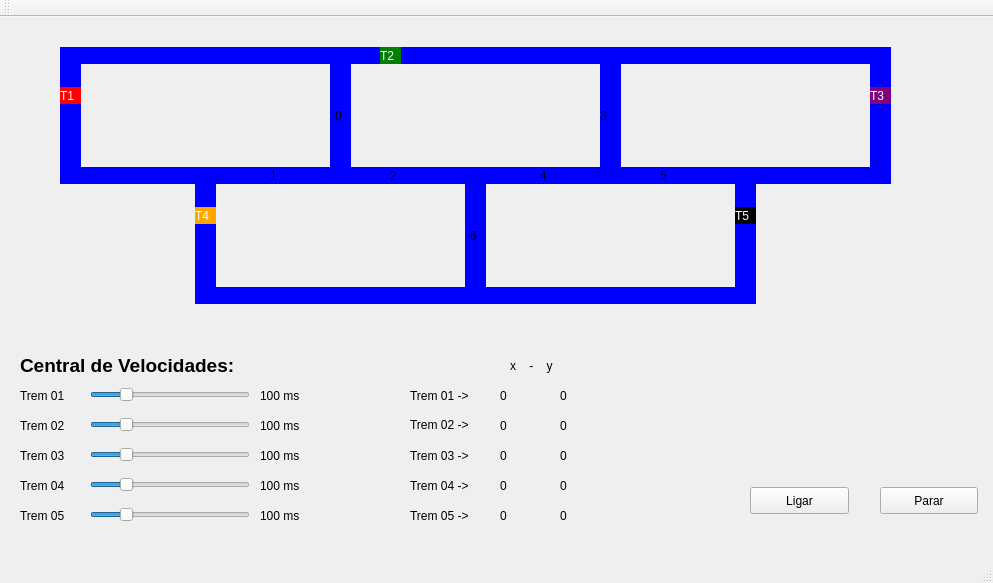
<?xml version="1.0" encoding="UTF-8"?>
<ui version="4.0">
 <class>MainWindow</class>
 <widget class="QMainWindow" name="MainWindow">
  <property name="geometry">
   <rect>
    <x>0</x>
    <y>0</y>
    <width>993</width>
    <height>583</height>
   </rect>
  </property>
  <property name="windowTitle">
   <string>MainWindow</string>
  </property>
  <widget class="QWidget" name="centralWidget">
   <widget class="QLabel" name="label_trem1">
    <property name="geometry">
     <rect>
      <x>60</x>
      <y>70</y>
      <width>21</width>
      <height>17</height>
     </rect>
    </property>
    <property name="styleSheet">
     <string notr="true">QLabel { background: red;color:white}</string>
    </property>
    <property name="text">
     <string>T1</string>
    </property>
   </widget>
   <widget class="QLabel" name="label_trilho1">
    <property name="geometry">
     <rect>
      <x>80</x>
      <y>30</y>
      <width>250</width>
      <height>17</height>
     </rect>
    </property>
    <property name="styleSheet">
     <string notr="true">QLabel { background: blue}</string>
    </property>
    <property name="text">
     <string/>
    </property>
   </widget>
   <widget class="QLabel" name="label_trilho2">
    <property name="geometry">
     <rect>
      <x>80</x>
      <y>150</y>
      <width>250</width>
      <height>17</height>
     </rect>
    </property>
    <property name="styleSheet">
     <string notr="true">QLabel { background: blue}</string>
    </property>
    <property name="text">
     <string/>
    </property>
   </widget>
   <widget class="QLabel" name="label_trilho3">
    <property name="geometry">
     <rect>
      <x>330</x>
      <y>30</y>
      <width>21</width>
      <height>137</height>
     </rect>
    </property>
    <property name="styleSheet">
     <string notr="true">QLabel { background: blue}</string>
    </property>
    <property name="text">
     <string/>
    </property>
   </widget>
   <widget class="QLabel" name="label_trilho4">
    <property name="geometry">
     <rect>
      <x>60</x>
      <y>30</y>
      <width>21</width>
      <height>137</height>
     </rect>
    </property>
    <property name="styleSheet">
     <string notr="true">QLabel { background: blue}</string>
    </property>
    <property name="text">
     <string/>
    </property>
   </widget>
   <widget class="QPushButton" name="pushButton">
    <property name="geometry">
     <rect>
      <x>750</x>
      <y>470</y>
      <width>99</width>
      <height>27</height>
     </rect>
    </property>
    <property name="text">
     <string>Ligar</string>
    </property>
   </widget>
   <widget class="QPushButton" name="pushButton_2">
    <property name="geometry">
     <rect>
      <x>880</x>
      <y>470</y>
      <width>98</width>
      <height>27</height>
     </rect>
    </property>
    <property name="text">
     <string>Parar</string>
    </property>
   </widget>
   <widget class="QLabel" name="label_trilho4_2">
    <property name="geometry">
     <rect>
      <x>600</x>
      <y>30</y>
      <width>21</width>
      <height>137</height>
     </rect>
    </property>
    <property name="styleSheet">
     <string notr="true">QLabel { background: blue}</string>
    </property>
    <property name="text">
     <string/>
    </property>
   </widget>
   <widget class="QLabel" name="label_trilho1_2">
    <property name="geometry">
     <rect>
      <x>350</x>
      <y>30</y>
      <width>250</width>
      <height>17</height>
     </rect>
    </property>
    <property name="styleSheet">
     <string notr="true">QLabel { background: blue}</string>
    </property>
    <property name="text">
     <string/>
    </property>
   </widget>
   <widget class="QLabel" name="label_trilho2_2">
    <property name="geometry">
     <rect>
      <x>350</x>
      <y>150</y>
      <width>250</width>
      <height>17</height>
     </rect>
    </property>
    <property name="styleSheet">
     <string notr="true">QLabel { background: blue}</string>
    </property>
    <property name="text">
     <string/>
    </property>
   </widget>
   <widget class="QLabel" name="label_trem2">
    <property name="geometry">
     <rect>
      <x>380</x>
      <y>30</y>
      <width>21</width>
      <height>17</height>
     </rect>
    </property>
    <property name="styleSheet">
     <string notr="true">QLabel { background: green;color:white}</string>
    </property>
    <property name="text">
     <string>T2</string>
    </property>
   </widget>
   <widget class="QSlider" name="velTrem01">
    <property name="geometry">
     <rect>
      <x>90</x>
      <y>370</y>
      <width>160</width>
      <height>16</height>
     </rect>
    </property>
    <property name="layoutDirection">
     <enum>Qt::LeftToRight</enum>
    </property>
    <property name="styleSheet">
     <string notr="true"/>
    </property>
    <property name="minimum">
     <number>0</number>
    </property>
    <property name="maximum">
     <number>100</number>
    </property>
    <property name="value">
     <number>20</number>
    </property>
    <property name="orientation">
     <enum>Qt::Horizontal</enum>
    </property>
    <property name="invertedAppearance">
     <bool>false</bool>
    </property>
    <property name="invertedControls">
     <bool>true</bool>
    </property>
   </widget>
   <widget class="QSlider" name="velTrem02">
    <property name="geometry">
     <rect>
      <x>90</x>
      <y>400</y>
      <width>160</width>
      <height>16</height>
     </rect>
    </property>
    <property name="layoutDirection">
     <enum>Qt::LeftToRight</enum>
    </property>
    <property name="maximum">
     <number>100</number>
    </property>
    <property name="value">
     <number>20</number>
    </property>
    <property name="orientation">
     <enum>Qt::Horizontal</enum>
    </property>
   </widget>
   <widget class="QLabel" name="velLabel01">
    <property name="geometry">
     <rect>
      <x>20</x>
      <y>370</y>
      <width>67</width>
      <height>17</height>
     </rect>
    </property>
    <property name="text">
     <string>Trem 01</string>
    </property>
   </widget>
   <widget class="QLabel" name="velLabel02">
    <property name="geometry">
     <rect>
      <x>20</x>
      <y>400</y>
      <width>67</width>
      <height>17</height>
     </rect>
    </property>
    <property name="text">
     <string>Trem 02</string>
    </property>
   </widget>
   <widget class="QLabel" name="central">
    <property name="geometry">
     <rect>
      <x>20</x>
      <y>340</y>
      <width>261</width>
      <height>17</height>
     </rect>
    </property>
    <property name="font">
     <font>
      <pointsize>14</pointsize>
      <weight>75</weight>
      <bold>true</bold>
     </font>
    </property>
    <property name="text">
     <string>Central de Velocidades:</string>
    </property>
   </widget>
   <widget class="QLabel" name="vel01">
    <property name="geometry">
     <rect>
      <x>260</x>
      <y>370</y>
      <width>81</width>
      <height>17</height>
     </rect>
    </property>
    <property name="text">
     <string>100 ms</string>
    </property>
   </widget>
   <widget class="QLabel" name="vel02">
    <property name="geometry">
     <rect>
      <x>260</x>
      <y>400</y>
      <width>71</width>
      <height>17</height>
     </rect>
    </property>
    <property name="text">
     <string>100 ms</string>
    </property>
   </widget>
   <widget class="QLabel" name="label_trilho4_3">
    <property name="geometry">
     <rect>
      <x>195</x>
      <y>166</y>
      <width>21</width>
      <height>121</height>
     </rect>
    </property>
    <property name="styleSheet">
     <string notr="true">QLabel { background: blue}</string>
    </property>
    <property name="text">
     <string/>
    </property>
   </widget>
   <widget class="QLabel" name="label_trilho2_3">
    <property name="geometry">
     <rect>
      <x>215</x>
      <y>270</y>
      <width>250</width>
      <height>17</height>
     </rect>
    </property>
    <property name="styleSheet">
     <string notr="true">QLabel { background: blue}</string>
    </property>
    <property name="text">
     <string/>
    </property>
   </widget>
   <widget class="QLabel" name="label_trilho4_4">
    <property name="geometry">
     <rect>
      <x>465</x>
      <y>166</y>
      <width>21</width>
      <height>121</height>
     </rect>
    </property>
    <property name="styleSheet">
     <string notr="true">QLabel { background: blue}</string>
    </property>
    <property name="text">
     <string/>
    </property>
   </widget>
   <widget class="QLabel" name="vel04">
    <property name="geometry">
     <rect>
      <x>260</x>
      <y>460</y>
      <width>71</width>
      <height>17</height>
     </rect>
    </property>
    <property name="text">
     <string>100 ms</string>
    </property>
   </widget>
   <widget class="QSlider" name="velTrem04">
    <property name="geometry">
     <rect>
      <x>90</x>
      <y>460</y>
      <width>160</width>
      <height>16</height>
     </rect>
    </property>
    <property name="layoutDirection">
     <enum>Qt::LeftToRight</enum>
    </property>
    <property name="maximum">
     <number>100</number>
    </property>
    <property name="value">
     <number>20</number>
    </property>
    <property name="orientation">
     <enum>Qt::Horizontal</enum>
    </property>
   </widget>
   <widget class="QLabel" name="velLabel04">
    <property name="geometry">
     <rect>
      <x>20</x>
      <y>460</y>
      <width>67</width>
      <height>17</height>
     </rect>
    </property>
    <property name="text">
     <string>Trem 04</string>
    </property>
   </widget>
   <widget class="QLabel" name="label_trem4">
    <property name="geometry">
     <rect>
      <x>195</x>
      <y>190</y>
      <width>21</width>
      <height>17</height>
     </rect>
    </property>
    <property name="styleSheet">
     <string notr="true">QLabel { background: orange;color:white}</string>
    </property>
    <property name="text">
     <string>T4</string>
    </property>
   </widget>
   <widget class="QLabel" name="label">
    <property name="geometry">
     <rect>
      <x>335</x>
      <y>90</y>
      <width>16</width>
      <height>17</height>
     </rect>
    </property>
    <property name="text">
     <string>0</string>
    </property>
   </widget>
   <widget class="QLabel" name="label_2">
    <property name="geometry">
     <rect>
      <x>270</x>
      <y>150</y>
      <width>16</width>
      <height>17</height>
     </rect>
    </property>
    <property name="text">
     <string>1</string>
    </property>
   </widget>
   <widget class="QLabel" name="label_3">
    <property name="geometry">
     <rect>
      <x>390</x>
      <y>150</y>
      <width>16</width>
      <height>17</height>
     </rect>
    </property>
    <property name="text">
     <string>2</string>
    </property>
   </widget>
   <widget class="QLabel" name="label_4">
    <property name="geometry">
     <rect>
      <x>510</x>
      <y>340</y>
      <width>67</width>
      <height>17</height>
     </rect>
    </property>
    <property name="text">
     <string>x    -    y</string>
    </property>
   </widget>
   <widget class="QLabel" name="velLabel04_2">
    <property name="geometry">
     <rect>
      <x>410</x>
      <y>460</y>
      <width>81</width>
      <height>17</height>
     </rect>
    </property>
    <property name="text">
     <string>Trem 04 -&gt; </string>
    </property>
   </widget>
   <widget class="QLabel" name="velLabel01_2">
    <property name="geometry">
     <rect>
      <x>410</x>
      <y>370</y>
      <width>81</width>
      <height>17</height>
     </rect>
    </property>
    <property name="text">
     <string>Trem 01 -&gt;</string>
    </property>
   </widget>
   <widget class="QLabel" name="velLabel02_2">
    <property name="geometry">
     <rect>
      <x>410</x>
      <y>400</y>
      <width>81</width>
      <height>16</height>
     </rect>
    </property>
    <property name="text">
     <string>Trem 02 -&gt;</string>
    </property>
   </widget>
   <widget class="QLabel" name="trem1x">
    <property name="geometry">
     <rect>
      <x>500</x>
      <y>370</y>
      <width>31</width>
      <height>17</height>
     </rect>
    </property>
    <property name="text">
     <string>0</string>
    </property>
   </widget>
   <widget class="QLabel" name="trem1y">
    <property name="geometry">
     <rect>
      <x>560</x>
      <y>370</y>
      <width>41</width>
      <height>17</height>
     </rect>
    </property>
    <property name="text">
     <string>0</string>
    </property>
   </widget>
   <widget class="QLabel" name="trem2y">
    <property name="geometry">
     <rect>
      <x>560</x>
      <y>400</y>
      <width>51</width>
      <height>17</height>
     </rect>
    </property>
    <property name="text">
     <string>0</string>
    </property>
   </widget>
   <widget class="QLabel" name="trem2x">
    <property name="geometry">
     <rect>
      <x>500</x>
      <y>400</y>
      <width>41</width>
      <height>17</height>
     </rect>
    </property>
    <property name="text">
     <string>0</string>
    </property>
   </widget>
   <widget class="QLabel" name="trem4y">
    <property name="geometry">
     <rect>
      <x>560</x>
      <y>460</y>
      <width>51</width>
      <height>17</height>
     </rect>
    </property>
    <property name="text">
     <string>0</string>
    </property>
   </widget>
   <widget class="QLabel" name="trem4x">
    <property name="geometry">
     <rect>
      <x>500</x>
      <y>460</y>
      <width>41</width>
      <height>17</height>
     </rect>
    </property>
    <property name="text">
     <string>0</string>
    </property>
   </widget>
   <widget class="QLabel" name="label_trilho1_3">
    <property name="geometry">
     <rect>
      <x>620</x>
      <y>30</y>
      <width>250</width>
      <height>17</height>
     </rect>
    </property>
    <property name="styleSheet">
     <string notr="true">QLabel { background: blue}</string>
    </property>
    <property name="text">
     <string/>
    </property>
   </widget>
   <widget class="QLabel" name="label_trilho2_4">
    <property name="geometry">
     <rect>
      <x>620</x>
      <y>150</y>
      <width>250</width>
      <height>17</height>
     </rect>
    </property>
    <property name="styleSheet">
     <string notr="true">QLabel { background: blue}</string>
    </property>
    <property name="text">
     <string/>
    </property>
   </widget>
   <widget class="QLabel" name="label_trilho4_5">
    <property name="geometry">
     <rect>
      <x>870</x>
      <y>30</y>
      <width>21</width>
      <height>137</height>
     </rect>
    </property>
    <property name="styleSheet">
     <string notr="true">QLabel { background: blue}</string>
    </property>
    <property name="text">
     <string/>
    </property>
   </widget>
   <widget class="QLabel" name="label_trem3">
    <property name="geometry">
     <rect>
      <x>870</x>
      <y>70</y>
      <width>21</width>
      <height>17</height>
     </rect>
    </property>
    <property name="styleSheet">
     <string notr="true">QLabel { background: purple;color:white}</string>
    </property>
    <property name="text">
     <string>T3</string>
    </property>
   </widget>
   <widget class="QLabel" name="label_5">
    <property name="geometry">
     <rect>
      <x>600</x>
      <y>90</y>
      <width>16</width>
      <height>17</height>
     </rect>
    </property>
    <property name="text">
     <string>3</string>
    </property>
   </widget>
   <widget class="QSlider" name="velTrem03">
    <property name="geometry">
     <rect>
      <x>90</x>
      <y>430</y>
      <width>160</width>
      <height>16</height>
     </rect>
    </property>
    <property name="layoutDirection">
     <enum>Qt::LeftToRight</enum>
    </property>
    <property name="maximum">
     <number>100</number>
    </property>
    <property name="value">
     <number>20</number>
    </property>
    <property name="orientation">
     <enum>Qt::Horizontal</enum>
    </property>
   </widget>
   <widget class="QLabel" name="velLabel03">
    <property name="geometry">
     <rect>
      <x>20</x>
      <y>430</y>
      <width>67</width>
      <height>17</height>
     </rect>
    </property>
    <property name="text">
     <string>Trem 03</string>
    </property>
   </widget>
   <widget class="QLabel" name="vel03">
    <property name="geometry">
     <rect>
      <x>260</x>
      <y>430</y>
      <width>71</width>
      <height>17</height>
     </rect>
    </property>
    <property name="text">
     <string>100 ms</string>
    </property>
   </widget>
   <widget class="QLabel" name="trem3x">
    <property name="geometry">
     <rect>
      <x>500</x>
      <y>430</y>
      <width>41</width>
      <height>17</height>
     </rect>
    </property>
    <property name="text">
     <string>0</string>
    </property>
   </widget>
   <widget class="QLabel" name="velLabel04_3">
    <property name="geometry">
     <rect>
      <x>410</x>
      <y>430</y>
      <width>81</width>
      <height>17</height>
     </rect>
    </property>
    <property name="text">
     <string>Trem 03 -&gt; </string>
    </property>
   </widget>
   <widget class="QLabel" name="trem3y">
    <property name="geometry">
     <rect>
      <x>560</x>
      <y>430</y>
      <width>51</width>
      <height>17</height>
     </rect>
    </property>
    <property name="text">
     <string>0</string>
    </property>
   </widget>
   <widget class="QLabel" name="label_trilho2_5">
    <property name="geometry">
     <rect>
      <x>485</x>
      <y>270</y>
      <width>250</width>
      <height>17</height>
     </rect>
    </property>
    <property name="styleSheet">
     <string notr="true">QLabel { background: blue}</string>
    </property>
    <property name="text">
     <string/>
    </property>
   </widget>
   <widget class="QLabel" name="label_trilho4_6">
    <property name="geometry">
     <rect>
      <x>735</x>
      <y>166</y>
      <width>21</width>
      <height>121</height>
     </rect>
    </property>
    <property name="styleSheet">
     <string notr="true">QLabel { background: blue}</string>
    </property>
    <property name="text">
     <string/>
    </property>
   </widget>
   <widget class="QLabel" name="label_trem5">
    <property name="geometry">
     <rect>
      <x>735</x>
      <y>190</y>
      <width>21</width>
      <height>17</height>
     </rect>
    </property>
    <property name="styleSheet">
     <string notr="true">QLabel { background: black;color:white}</string>
    </property>
    <property name="text">
     <string>T5</string>
    </property>
   </widget>
   <widget class="QLabel" name="label_6">
    <property name="geometry">
     <rect>
      <x>540</x>
      <y>150</y>
      <width>16</width>
      <height>17</height>
     </rect>
    </property>
    <property name="text">
     <string>4</string>
    </property>
   </widget>
   <widget class="QLabel" name="label_7">
    <property name="geometry">
     <rect>
      <x>660</x>
      <y>150</y>
      <width>16</width>
      <height>17</height>
     </rect>
    </property>
    <property name="text">
     <string>5</string>
    </property>
   </widget>
   <widget class="QLabel" name="label_8">
    <property name="geometry">
     <rect>
      <x>470</x>
      <y>210</y>
      <width>16</width>
      <height>17</height>
     </rect>
    </property>
    <property name="text">
     <string>6</string>
    </property>
   </widget>
   <widget class="QLabel" name="trem5x">
    <property name="geometry">
     <rect>
      <x>500</x>
      <y>490</y>
      <width>41</width>
      <height>17</height>
     </rect>
    </property>
    <property name="text">
     <string>0</string>
    </property>
   </widget>
   <widget class="QLabel" name="velLabel05">
    <property name="geometry">
     <rect>
      <x>410</x>
      <y>490</y>
      <width>81</width>
      <height>17</height>
     </rect>
    </property>
    <property name="text">
     <string>Trem 05 -&gt; </string>
    </property>
   </widget>
   <widget class="QLabel" name="trem5y">
    <property name="geometry">
     <rect>
      <x>560</x>
      <y>490</y>
      <width>51</width>
      <height>17</height>
     </rect>
    </property>
    <property name="text">
     <string>0</string>
    </property>
   </widget>
   <widget class="QSlider" name="velTrem05">
    <property name="geometry">
     <rect>
      <x>90</x>
      <y>490</y>
      <width>160</width>
      <height>16</height>
     </rect>
    </property>
    <property name="layoutDirection">
     <enum>Qt::LeftToRight</enum>
    </property>
    <property name="maximum">
     <number>100</number>
    </property>
    <property name="value">
     <number>20</number>
    </property>
    <property name="orientation">
     <enum>Qt::Horizontal</enum>
    </property>
   </widget>
   <widget class="QLabel" name="velLabel04_4">
    <property name="geometry">
     <rect>
      <x>20</x>
      <y>490</y>
      <width>67</width>
      <height>17</height>
     </rect>
    </property>
    <property name="text">
     <string>Trem 05</string>
    </property>
   </widget>
   <widget class="QLabel" name="vel05">
    <property name="geometry">
     <rect>
      <x>260</x>
      <y>490</y>
      <width>71</width>
      <height>17</height>
     </rect>
    </property>
    <property name="text">
     <string>100 ms</string>
    </property>
   </widget>
   <zorder>label_trilho2</zorder>
   <zorder>label_trilho1_2</zorder>
   <zorder>label_trilho2_2</zorder>
   <zorder>label_trilho4_4</zorder>
   <zorder>label_trilho4_3</zorder>
   <zorder>label_trilho4_2</zorder>
   <zorder>label_trilho4</zorder>
   <zorder>label_trilho1</zorder>
   <zorder>label_trilho3</zorder>
   <zorder>label_trem1</zorder>
   <zorder>pushButton</zorder>
   <zorder>pushButton_2</zorder>
   <zorder>label_trem2</zorder>
   <zorder>velTrem01</zorder>
   <zorder>velTrem02</zorder>
   <zorder>velLabel01</zorder>
   <zorder>velLabel02</zorder>
   <zorder>central</zorder>
   <zorder>vel01</zorder>
   <zorder>vel02</zorder>
   <zorder>label_trilho2_3</zorder>
   <zorder>vel04</zorder>
   <zorder>velTrem04</zorder>
   <zorder>velLabel04</zorder>
   <zorder>label_trem4</zorder>
   <zorder>label</zorder>
   <zorder>label_2</zorder>
   <zorder>label_3</zorder>
   <zorder>label_4</zorder>
   <zorder>velLabel04_2</zorder>
   <zorder>velLabel01_2</zorder>
   <zorder>velLabel02_2</zorder>
   <zorder>trem1x</zorder>
   <zorder>trem1y</zorder>
   <zorder>trem2y</zorder>
   <zorder>trem2x</zorder>
   <zorder>trem4y</zorder>
   <zorder>trem4x</zorder>
   <zorder>label_trilho1_3</zorder>
   <zorder>label_trilho2_4</zorder>
   <zorder>label_trilho4_5</zorder>
   <zorder>label_trem3</zorder>
   <zorder>label_5</zorder>
   <zorder>velTrem03</zorder>
   <zorder>velLabel03</zorder>
   <zorder>vel03</zorder>
   <zorder>trem3x</zorder>
   <zorder>velLabel04_3</zorder>
   <zorder>trem3y</zorder>
   <zorder>label_trilho2_5</zorder>
   <zorder>label_trilho4_6</zorder>
   <zorder>label_trem5</zorder>
   <zorder>label_6</zorder>
   <zorder>label_7</zorder>
   <zorder>label_8</zorder>
   <zorder>trem5x</zorder>
   <zorder>velLabel05</zorder>
   <zorder>trem5y</zorder>
   <zorder>velTrem05</zorder>
   <zorder>velLabel04_4</zorder>
   <zorder>vel05</zorder>
  </widget>
  <widget class="QMenuBar" name="menuBar">
   <property name="geometry">
    <rect>
     <x>0</x>
     <y>0</y>
     <width>993</width>
     <height>22</height>
    </rect>
   </property>
  </widget>
  <widget class="QToolBar" name="mainToolBar">
   <attribute name="toolBarArea">
    <enum>TopToolBarArea</enum>
   </attribute>
   <attribute name="toolBarBreak">
    <bool>false</bool>
   </attribute>
  </widget>
  <widget class="QStatusBar" name="statusBar"/>
 </widget>
 <layoutdefault spacing="6" margin="11"/>
 <resources/>
 <connections/>
</ui>
